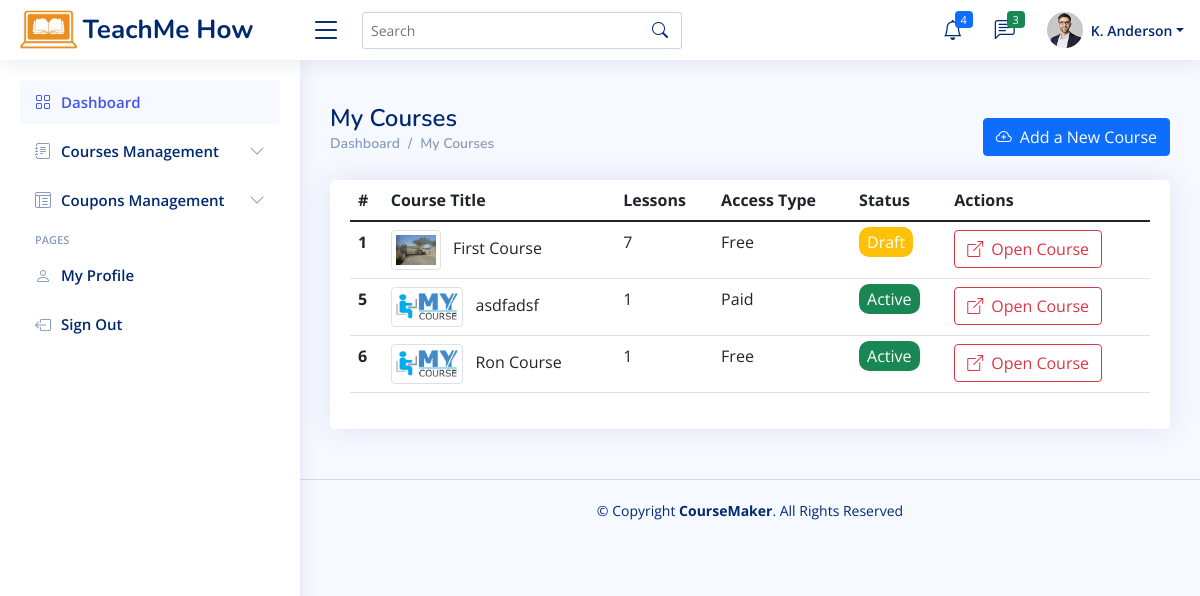
Page /instructor-all-courses.php on the earlier database version.
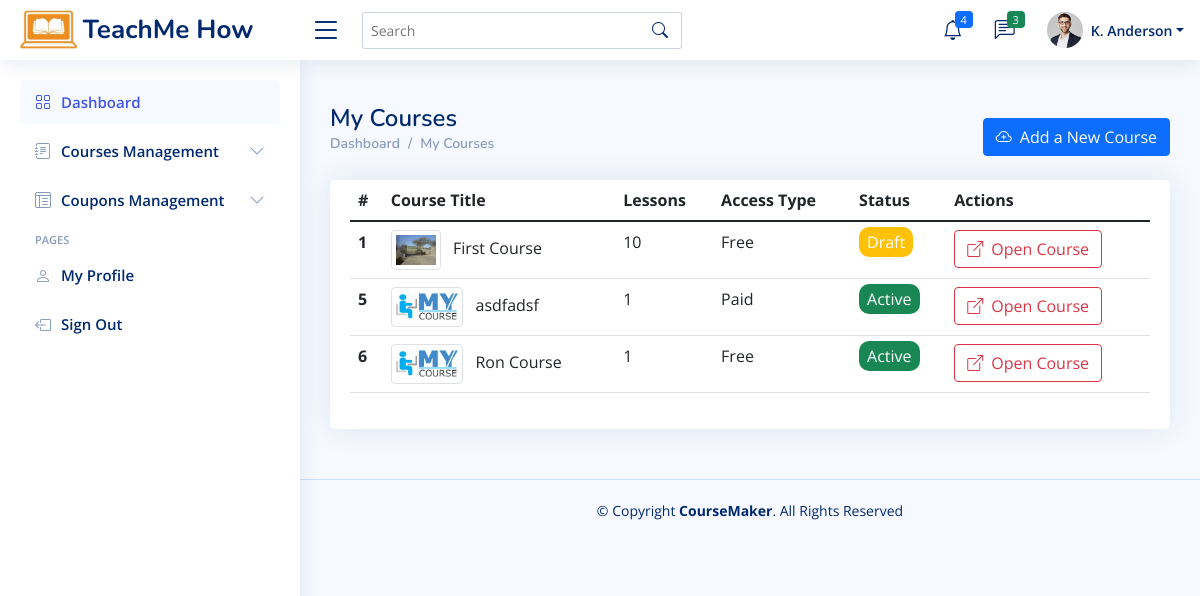
Same page on the later database version.
### tables this page shows
CREATE TABLE `courses` (
  `id` int(10) NOT NULL,
  `instructor_id` int(10) NOT NULL,
  `title` varchar(200) NOT NULL,
  `thumbnail` varchar(100) NOT NULL DEFAULT 'default.jpg',
  `access` enum('Free','Registration','Paid') NOT NULL,
  `description` varchar(1000) NOT NULL,
  `draft` tinyint(1) NOT NULL DEFAULT 0,
  `courseID` int(11) NOT NULL,
  `timeLimitType` enum('Without Time Limit','Days','Months','Years') DEFAULT NULL,
  `timeLimitValue` int(5) DEFAULT NULL,
  `registration_required_email` tinyint(1) DEFAULT NULL,
  `registration_required_phone` tinyint(1) DEFAULT NULL,
  `registration_required_address` tinyint(1) DEFAULT NULL,
  `registration_required_tos` tinyint(1) DEFAULT NULL,
  `price` int(5) DEFAULT NULL,
  `paypal_email` varchar(50) DEFAULT NULL,
  `instructor_name` varchar(50) NOT NULL,
  `back_clr` varchar(10) NOT NULL DEFAULT '#ffffff',
  `front_clr` varchar(10) NOT NULL DEFAULT '#000000'
);

### instructor-all-courses.php (the view, shortened to what this page needs)
<?php
    require_once "includes/app.php";
    $path = ROOT_DIR;
?>
<!DOCTYPE html>
<html lang="en">
<head>
    <?php
        require "includes/head.inc.php";
    ?>
</head>
<body>
    <?=require_once "includes/header.inc.php";?>
  <?=require_once "includes/instructorSideBar.inc.php";?>
  <main id="main" class="main">
      <div class="pagetitle d-flex justify-content-between">
          <div>
              <h1>My Courses</h1>
              <nav>
                  <ol class="breadcrumb">
                      <li class="breadcrumb-item"><a href="<?=ROOT_DIR?>instructorDashboard.php">Dashboard</a></li>
                      <li class="breadcrumb-item">My Courses</li>
                  </ol>
              </nav>
          </div>
          <a class="btn btn-primary" href="instructor-create-course.php"><i class="bi bi-cloud-plus me-2"></i>Add a New Course</a>
      </div>
      <section class="section">
          <div class="row">
              <div class="col-lg-12">
                  <div class="card">
                      <div class="card-body">
                          <table class="table datatable">
                              <thead>
                              <tr>
                                  <th scope="col">#</th>
                                  <th scope="col">Course Title</th>
                                  <th scope="col">Lessons</th>
                                  <th scope="col">Access Type</th>
                                  <th scope="col">Status</th>
                                  <th scope="col">Actions</th>
                              </tr>
                              </thead>
                              <tbody>
                              <?php
                              $sql = "SELECT c.id as coursePrimaryKey, c.title, COUNT(l.course_id) AS total_lessons, c.thumbnail, c.access, c.draft, c.courseID
                                        FROM courses c LEFT JOIN lessons l
                                        ON l.course_id = c.id GROUP BY c.id";
                              $res = mysqli_query($con, $sql);
                              while($row = mysqli_fetch_array($res)){
                                  $badgeClass = $row["draft"]==0 ? "success" : "warning";
                                  $badgeTxt = $row["draft"]==0 ? "Active" : "Draft";
                              ?>
                                  <tr>
                                      <th scope="row"><?=$row["coursePrimaryKey"]?></th>
                                      <td>
                                          <img style="max-height: 40px;" class="me-2 img-thumbnail" src="assets/img/courses-thumnail/<?=$row["thumbnail"]?>?> alt="">
                                          <?=$row["title"]?>
                                      </td>
                                      <td><?=$row["total_lessons"]?></td>
                                      <td><?=$row["access"]?></td>
                                      <td>
                                          <span style="border-radius: 10px" class="bg-<?=$badgeClass?> text-white px-2 py-1"><?=$badgeTxt?></span>
                                      </td>
                                      <td>
                                          <a href="instructor-view-course.php?courseID=<?=$row["coursePrimaryKey"]?>" class="btn btn-outline-danger" data-bs-toggle="tooltip" data-bs-placement="top" title="" data-bs-original-title="Visit Course"><i class="bi bi-box-arrow-up-right me-2"></i>Open Course</a>
                                      </td>
                                  </tr>
                              <?php } ?>
                              </tbody>
                          </table>
                      </div>
                  </div>
              </div>
          </div>
      </section>
  </main>
  <?=require_once "includes/footer.inc.php";?>
</body>
</html>

### includes/head.inc.php (shortened to what this page needs)
<link href="<?=$path?>/assets/vendor/bootstrap/css/bootstrap.min.css" rel="stylesheet">
<link href="<?=$path?>assets/vendor/bootstrap-icons/bootstrap-icons.css" rel="stylesheet">
<link href="<?=$path?>assets/vendor/remixicon/remixicon.css" rel="stylesheet">
<link href="<?=$path?>assets/vendor/boxicons/css/boxicons.min.css" rel="stylesheet">
<link href="<?=$path?>assets/vendor/quill/quill.snow.css" rel="stylesheet">
<link href="<?=$path?>assets/vendor/quill/quill.bubble.css" rel="stylesheet">
<link href="<?=$path?>assets/vendor/simple-datatables/style.css" rel="stylesheet">
<link href="<?=$path?>assets/css/style.css?v=<?=rand()?>" rel="stylesheet">

### includes/header.inc.php (shortened to what this page needs)
<header id="header" class="header fixed-top d-flex align-items-center">
    <div class="d-flex align-items-center justify-content-between">
        <a href="instructorDashboard.php" class="logo d-flex align-items-center">
            <img src="<?=$path?>assets/img/logo_top.png" alt="">
            <span class="d-none d-lg-block">TeachMe How</span>
        </a>
        <i class="bi bi-list toggle-sidebar-btn"></i>
    </div>
    <div class="search-bar">
        <form class="search-form d-flex align-items-center" method="POST" action="#">
            <input type="text" name="query" placeholder="Search" title="Enter search keyword">
            <button type="submit" title="Search"><i class="bi bi-search"></i></button>
        </form>
    </div>
    <nav class="header-nav ms-auto">
        <ul class="d-flex align-items-center">
            <li class="nav-item dropdown">
                <a class="nav-link nav-icon" href="#" data-bs-toggle="dropdown">
                    <i class="bi bi-bell"></i>
                    <span class="badge bg-primary badge-number">4</span>
                </a>
            </li>
            <li class="nav-item dropdown">
                <a class="nav-link nav-icon" href="#" data-bs-toggle="dropdown">
                    <i class="bi bi-chat-left-text"></i>
                    <span class="badge bg-success badge-number">3</span>
                </a>
            </li>
            <li class="nav-item dropdown pe-3">
                <a class="nav-link nav-profile d-flex align-items-center pe-0" href="#" data-bs-toggle="dropdown">
                    <img src="assets/img/profile-img.jpg" alt="Profile" class="rounded-circle">
                    <span class="d-none d-md-block dropdown-toggle ps-2">K. Anderson</span>
                </a>
            </li>
        </ul>
    </nav>
</header>

### includes/instructorSideBar.inc.php (shortened to what this page needs)
<aside id="sidebar" class="sidebar">
    <ul class="sidebar-nav" id="sidebar-nav">
        <li class="nav-item">
            <a class="nav-link " href="<?=$path?>instructorDashboard.php">
                <i class="bi bi-grid"></i>
                <span>Dashboard</span>
            </a>
        </li>
        <li class="nav-item">
            <a class="nav-link collapsed" data-bs-target="#forms-nav" data-bs-toggle="collapse" href="#">
                <i class="bi bi-journal-text"></i><span>Courses Management</span><i class="bi bi-chevron-down ms-auto"></i>
            </a>
        </li>
        <li class="nav-item">
            <a class="nav-link collapsed" data-bs-target="#tables-nav" data-bs-toggle="collapse" href="#">
                <i class="bi bi-layout-text-window-reverse"></i><span>Coupons Management</span><i class="bi bi-chevron-down ms-auto"></i>
            </a>
        </li>
        <li class="nav-heading">Pages</li>
        <li class="nav-item">
            <a class="nav-link collapsed" href="<?=$path?>profile.php">
                <i class="bi bi-person"></i>
                <span>My Profile</span>
            </a>
        </li>
        <li class="nav-item">
            <a class="nav-link collapsed" href="#">
                <i class="bi bi-box-arrow-left"></i>
                <span>Sign Out</span>
            </a>
        </li>
    </ul>
</aside>

### includes/footer.inc.php (shortened to what this page needs)
<footer id="footer" class="footer">
    <div class="copyright">
        &copy; Copyright <strong><span>CourseMaker</span></strong>. All Rights Reserved
    </div>
    <div class="credits">
    </div>
</footer>

### assets/css/style.css (style rules this page uses)
:root { scroll-behavior: smooth; }
body { font-family: "Open Sans", sans-serif; background: #f6f9ff; color: #444444; }
a { color: #4154f1; text-decoration: none; }
h1, h2, h3, h4, h5, h6 { font-family: "Nunito", sans-serif; }
#main { margin-top: 60px; padding: 20px 30px; transition: all 0.3s; }
.pagetitle { margin-bottom: 10px; }
.pagetitle h1 { font-size: 24px; margin-bottom: 0; font-weight: 600; color: #012970; }
.card { margin-bottom: 30px; border: none; border-radius: 5px; box-shadow: 0px 0 30px rgba(1, 41, 112, 0.1); overflow: hidden; }
.card-body { padding: 0 20px 20px 20px; }
.breadcrumb { font-size: 14px; font-family: "Nunito", sans-serif; color: #899bbd; font-weight: 600; }
.breadcrumb a { color: #899bbd; transition: 0.3s; }
.breadcrumb .breadcrumb-item::before { color: #899bbd; }
.logo { line-height: 1; }
@media (min-width: 1200px) { .logo { width: 280px; } }
.logo img { max-height: 40px; margin-right: 6px; }
.logo span { font-size: 26px; font-weight: 700; color: #012970; font-family: "Nunito", sans-serif; }
.header { transition: all 0.5s; z-index: 997; height: 60px; box-shadow: 0px 2px 20px rgba(1, 41, 112, 0.1); background-color: #fff; padding-left: 20px; }
.header .toggle-sidebar-btn { font-size: 32px; padding-left: 10px; cursor: pointer; color: #012970; }
.header .search-bar { min-width: 360px; padding: 0 20px; }
.header .search-form { width: 100%; }
.header .search-form input { border: 0; font-size: 14px; color: #012970; border: 1px solid rgba(1, 41, 112, 0.2); padding: 7px 38px 7px 8px; border-radius: 3px; transition: 0.3s; width: 100%; }
.header .search-form button { border: 0; padding: 0; margin-left: -30px; background: none; }
.header .search-form button i { color: #012970; }
.header-nav ul { list-style: none; }
.header-nav > ul { margin: 0; padding: 0; }
.header-nav .nav-icon { font-size: 20px; color: #012970; }
.header-nav .nav-profile { color: #012970; }
.header-nav .nav-profile img { max-height: 36px; }
.header-nav .nav-profile span { font-size: 14px; font-weight: 600; }
.header-nav .badge-number { position: absolute; inset: 4px 6px auto auto; font-weight: normal; font-size: 11px; padding: 3px 6px; }
.sidebar { position: fixed; top: 60px; left: 0; bottom: 0; width: 300px; z-index: 996; transition: all 0.3s; padding: 20px; overflow-y: auto; scrollbar-width: thin; scrollbar-color: #aab7cf transparent; box-shadow: 0px 0px 20px rgba(1, 41, 112, 0.1); background-color: #fff; }
@media (min-width: 1200px) { #main, #footer { margin-left: 300px; } }
.sidebar-nav { padding: 0; margin: 0; list-style: none; }
.sidebar-nav li { padding: 0; margin: 0; list-style: none; }
.sidebar-nav .nav-item { margin-bottom: 5px; }
.sidebar-nav .nav-heading { font-size: 11px; text-transform: uppercase; color: #899bbd; font-weight: 600; margin: 10px 0 5px 15px; }
.sidebar-nav .nav-link { display: flex; align-items: center; font-size: 15px; font-weight: 600; color: #4154f1; transition: 0.3; background: #f6f9ff; padding: 10px 15px; border-radius: 4px; }
.sidebar-nav .nav-link i { font-size: 16px; margin-right: 10px; color: #4154f1; }
.sidebar-nav .nav-link.collapsed { color: #012970; background: #fff; }
.sidebar-nav .nav-link.collapsed i { color: #899bbd; }
.sidebar-nav .nav-link .bi-chevron-down { margin-right: 0; transition: transform 0.2s ease-in-out; }
.footer { padding: 20px 0; font-size: 14px; transition: all 0.3s; border-top: 1px solid #cddfff; }
.footer .copyright { text-align: center; color: #012970; }
.footer .credits { padding-top: 5px; text-align: center; font-size: 13px; color: #012970; }

Differences in the rows shown:
changed courses "First Course": total_lessons "7" → "10"
